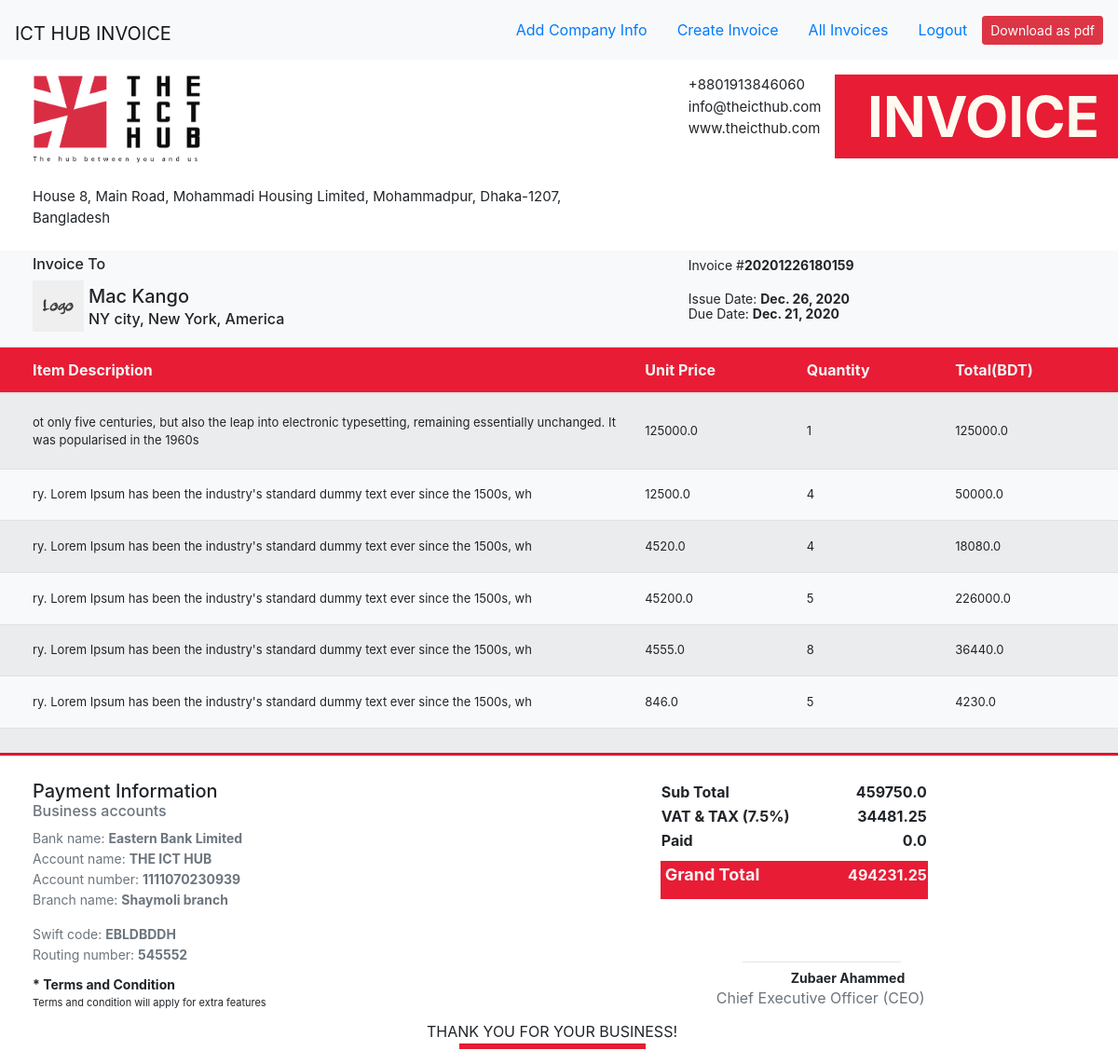
Screenshot of /invoice/view/29 (signed in) with the database file from the repository.
### company/models.py (models this page shows, shortened)
class CompanyInfo(models.Model):
    logo = models.ImageField(upload_to="Company_logo")
    name = models.CharField(max_length=100)
    email = models.EmailField(max_length=200)
    phone = PhoneNumberField(null=False, blank=False, unique=True, max_length=14)
    website = models.CharField(max_length=50)
    address = models.TextField()

class BankInfo(models.Model):
    bank_name = models.CharField(max_length=100)
    account_type = models.CharField(max_length=100)
    account_name = models.CharField(max_length=200)
    account_number = models.IntegerField(null=False, blank=False, unique=True)
    branch_name = models.CharField(max_length=100)
    swift_code = models.CharField(max_length=50)
    routing_number = models.IntegerField(null=False, blank=False, unique=True)

### customer/models.py (models this page shows, shortened)
class InvoiceInfo(models.Model):
    company_id = models.ForeignKey(CustomerCompanyInfo, on_delete=models.CASCADE)
    invoice_number = models.IntegerField(editable=False, unique=True)
    total = models.FloatField(editable=False, blank=True, null=True)
    tax = models.FloatField(editable=False, blank=True, null=True)
    paid = models.FloatField(editable=True, blank=False, default=0)
    grand_total = models.FloatField(editable=False, blank=True, null=True)
    issue_date = models.DateField(auto_now=False, auto_now_add=True)
    due_date = models.DateField(auto_now=False, auto_now_add=False)

class CustomerCompanyInfo(models.Model):
    logo = models.ImageField(upload_to="Customer_company_logo", null=True, blank=True, default='default.jpg')
    name = models.CharField(max_length=100, unique=True)
    address = models.CharField(max_length=200)
    created_on = models.DateTimeField(auto_now=False, auto_now_add=True)

class ProductInfo(models.Model):
    invoice_id = models.ForeignKey(InvoiceInfo, on_delete=models.CASCADE)
    item_name = models.CharField(max_length=200)
    quantity = models.PositiveIntegerField()
    unit_price = models.FloatField()
    sub_total = models.FloatField(editable=False, blank=True, null=True)
    created_on = models.DateTimeField(auto_now=False, auto_now_add=True)

### customer/views.py (the view)
# urls.py: path('invoice/view/<int:id>', views.view_invoice, name='view-invoice'),
def view_invoice(request, id):
    if request.user.is_authenticated:
        owner_company = CompanyInfo.objects.all()[0]
        bank_info = BankInfo.objects.all()[0]
        invoice = InvoiceInfo.objects.get(pk=id)
        product = ProductInfo.objects.all().filter(invoice_id=invoice)
        total = 0
        count = 0
        for prod in product:
            total = total + prod.sub_total
            count = count + 1
        amount = 0.075
        tax = total * amount
        invoice.tax = tax
        invoice.total = total
        net = invoice.total + float(invoice.tax)
        grand_total = float(net) - invoice.paid
        invoice.grand_total = grand_total
        invoice.save()
        count = 7 - count
        context = {
            "owner": owner_company,
            "items": product,
            "bank": bank_info,
            "invoice": invoice,
            "counter": range(count),
        }
        return render(request, 'final.html', context)
    else:
        return HttpResponseNotFound('<h1 style="text-align:center;">You are not eligible to see this page <br> DO '
                                    '<a href="/">LOGIN</a></h1>')

### templates/final.html (shortened to what this page needs)
<!doctype html>
{% load static %}
<html lang="en">
  <head>
    <link rel="stylesheet" href="https://cdn.jsdelivr.net/npm/bootstrap@4.5.3/dist/css/bootstrap.min.css">
  </head>
  <body>
        <nav class="navbar navbar-light bg-light">
              <a href="{% url 'all_invoice' %}" class="navbar-brand mr-auto mt-2">ICT HUB INVOICE</a>
              <a class="nav-link ml-0" href="{% url 'customer-company' %}">Add Company Info</a>
              <a class="nav-link ml-0" href="{% url 'invoice' %}">Create Invoice</a>
              <a class="nav-link ml-0" href="{% url 'all_invoice' %}">All Invoices</a>
              <a class="nav-link ml-0" href="{% url 'logout' %}">Logout</a>
              <button class="btn btn-sm btn-danger" id="download">Download as pdf</button>
        </nav>
    <div id="invoice">
            <div class="row mt-3" style="margin-right:0;">
                <div class="col-md-7" style="padding-left:50px;">
                    <img src="{{ owner.logo.url }}" width="180" height="95" alt="logo">
                    <p style="margin-top:25px;font-size:15px;">{{ owner.address }}</p>
                </div>
                <div class="col-md-5" style="padding-right:0;">
                    <p class="float-right" style="font-size:60px;color:floralwhite;background:#E81C35;
                    font-weight:bold;padding: 0 20px 0 35px; margin-bottom:15px;">INVOICE</p>
                    <p style="margin-left:30px;font-size:15px;">{{ owner.phone }} </p>
                    <p style="margin-left:30px;font-size:15px;margin-top:-15px;">{{ owner.email }}</p>
                    <p style="margin-left:30px;font-size:15px;margin-top:-15px;">{{ owner.website }}</p>
                </div>
            </div>
            <div class="row mt-2" style="margin-right:0;background:#F8F9FA;">
                    <div class="col-md-7" style="padding-left:50px;margin-top:5px;">
                        <h6>Invoice To</h6>
                        <img src="{{ invoice.company_id.logo.url }}" width="55" height="55" alt="logo">
                        <h5 style="margin-left:60px;margin-top:-50px;">{{ invoice.company_id.name }}</h5>
                        <h6 style="margin-bottom:20px;margin-left:60px;margin-top:-5px;">{{ invoice.company_id.address }}</h6>
                    </div>
                    <div class="col-md-5" style="padding-right:0;margin-top:5px;">
                        <p style="margin-left:30px;font-size:14px;margin-bottom:15px;">Invoice #<b>{{ invoice.invoice_number }}</b></p>
                        <p style="margin-left:30px;font-size:14px;">Issue Date: <b>{{ invoice.issue_date }}</b></p>
                        <p style="margin-left:30px;font-size:14px;margin-top:-21px;">Due Date: <b>{{ invoice.due_date }}</b></p>
                    </div>
        <table class="table table-striped new" style="margin:0;">
          <thead style="background:#E81C35;color:whitesmoke;">
            <tr>
              <th style="padding-left:50px;" class="text-left manage">Item Description</th>
              <th>Unit Price</th>
              <th>Quantity</th>
              <th>Total(BDT)</th>
            </tr>
          </thead>
          <tbody>
          {% for item in items %}
            <tr>
              <td style="padding-left:50px;font-size:13px;" class="text-left manage">{{ item.item_name|slice:135 }}</td>
              <td style="font-size:13px;">{{ item.unit_price }}</td>
              <td style="font-size:13px;">{{ item.quantity }}</td>
              <td style="font-size:13px;">{{ item.sub_total }}</td>
            </tr>
            {% endfor %}
            {% for i in counter %}
            <tr>
              <td style="padding-left:50px;" class="text-left manage"></td>
              <td></td>
              <td></td>
              <td></td>
            </tr>
            {% endfor %}
          </tbody>
        </table>
        </div>
 <hr style="height:2px;background:#E81C35;margin-top:-4px;">
            <div class="row" style="margin-right:0;">
                <div class="col-md-7" style="padding-left:50px;margin-top:10px;">
                    <h5>Payment Information</h5>
                    <h6 class="text-muted" style="margin-top:-8px;">{{ bank.account_type }}</h6>
                    <p class="text-muted" style="font-size:14px;">Bank name: <b>{{ bank.bank_name }} </b></p>
                    <p class="text-muted" style="margin-top:-15px;font-size:14px;">Account name: <b> {{ bank.account_name }} </b></p>
                    <p class="text-muted" style="margin-top:-15px;font-size:14px;">Account number: <b>{{ bank.account_number }}</b></p>
                    <p class="text-muted" style="margin-top:-15px;font-size:14px;">Branch name: <b> {{ bank.branch_name }} </b></p>
                    <p class="text-muted" style="font-size:14px;">Swift code: <b> {{ bank.swift_code }} </b></p>
                    <p class="text-muted" style="margin-top:-15px;font-size:14px;">Routing number: <b> {{ bank.routing_number }} </b></p>
                </div>
                <div class="col-md-5" style="padding-right:0;margin-top:10px;">
                    <table class="" style="margin:0;">
                        <tbody>
                            <tr>
                                <td style="font-size:16px;font-weight:bold;">Sub Total</td>
                                <td>&nbsp;&nbsp;&nbsp;&nbsp;&nbsp;&nbsp;&nbsp;&nbsp;&nbsp;&nbsp;&nbsp;&nbsp;&nbsp;</td>
                                <td class="text-right" style="font-size:16px;font-weight:bold;">{{ invoice.total }}</td>
                            </tr>
                            <tr>
                                <td style="font-size:16px;font-weight:bold;">VAT & TAX (7.5%)</td>
                                <td>&nbsp;&nbsp;&nbsp;&nbsp;&nbsp;&nbsp;&nbsp;&nbsp;&nbsp;&nbsp;&nbsp;&nbsp;&nbsp;</td>
                                <td class="text-right" style="font-size:16px;font-weight:bold;">{{ invoice.tax|floatformat:2 }}</td>
                            </tr>
                            <tr>
                                <td style="font-size:16px;font-weight:bold;padding-bottom:10px;">Paid</td>
                                <td>&nbsp;&nbsp;&nbsp;&nbsp;&nbsp;&nbsp;&nbsp;&nbsp;&nbsp;&nbsp;&nbsp;&nbsp;&nbsp;</td>
                                <td class="text-right" style="font-size:16px;font-weight:bold;padding-bottom:10px;">{{ invoice.paid }}</td>
                            </tr>
                            <tr class="wrapper" style="background:#E81C35;color:whitesmoke;">
                                <td style="font-size:18px;font-weight:bold;padding-left:5px;">Grand Total</td>
                                <td>&nbsp;&nbsp;&nbsp;&nbsp;&nbsp;&nbsp;&nbsp;&nbsp;&nbsp;&nbsp;&nbsp;&nbsp;&nbsp;</td>
                                <td class="text-right" style="font-size:16px;font-weight:bold;">{{ invoice.grand_total|floatformat:2 }}</td>
                            </tr>
                        </tbody>
                    </table>
                </div>
            </div>
        <div class="row" style="margin-right:0;">
                <div class="col-md-7" style="padding-left:50px;margin-top:-5px;">
                    <p style="font-size:14px;font-weight:bold;">* Terms and Condition</p>
                    <p style="font-size:11px;margin-top:-15px;">Terms and condition will apply for extra features</p>
                </div>
                <div class="col-md-5" style="padding-right:0;margin-top:-35px;">
                    <hr style="width:170px;margin-left:88px;">
                    <p style="font-size:14px;margin-left:140px;font-weight:bold;margin-top:-10px;">Zubaer Ahammed</p>
                    <p style="font-size:16px;margin-left:60px;margin-top:-17px;" class="text-muted">Chief Executive Officer (CEO)</p>
                </div>
            </div>
    <div class="row" style="margin-right:0;margin-top:-5px;">
        <div class="col-md-12 text-center">
            <p>THANK YOU FOR YOUR BUSINESS!</p>
            <hr style="height:5px;width:200px;background:#E81C35;margin-top:-15px;">
        </div>
    </div>
</div>
  </body>
</html>

### templates/final.html (style rules this page uses)
.table td, .table th { padding: .75rem; vertical-align: middle!important; border-top: 1px solid #dee2e6; }
tr.wrapper { position: relative; }
tr.wrapper::after { position: absolute; top: 41%; right: 0; width: 100%; height: 29px; background: #E81C35; content: ""; z-index: -1; }
table.table.table-striped.new { height: 440px!important; }
.manage { max-width:400px; }

### rows the page displays
CompanyInfo: logo (picture), address "House 8, Main Road, Mohammadi Housing Limited, Mohammadpur, Dhaka-1207, Bangladesh", phone "+8801913846060", email "info@theicthub.com", website "www.theicthub.com"
InvoiceInfo: company_id.logo (placeholder picture), company_id.name "Mac Kango", company_id.address "NY city, New York, America", invoice_number "20201226180159", issue_date "Dec. 26, 2020", due_date "Dec. 21, 2020", total "459750.0", tax "34481.25", paid "0.0", grand_total "494231.25"
ProductInfo: item_name "ot only five centuries, but also the leap into electronic typesetting, remaining essentially unchanged. It was popularised in the 1960s", unit_price "125000.0", quantity "1", sub_total "125000.0"
ProductInfo: item_name "ry. Lorem Ipsum has been the industry's standard dummy text ever since the 1500s, wh", unit_price "12500.0", quantity "4", sub_total "50000.0"
ProductInfo: item_name "ry. Lorem Ipsum has been the industry's standard dummy text ever since the 1500s, wh", unit_price "4520.0", quantity "4", sub_total "18080.0"
ProductInfo: item_name "ry. Lorem Ipsum has been the industry's standard dummy text ever since the 1500s, wh", unit_price "45200.0", quantity "5", sub_total "226000.0"
ProductInfo: item_name "ry. Lorem Ipsum has been the industry's standard dummy text ever since the 1500s, wh", unit_price "4555.0", quantity "8", sub_total "36440.0"
ProductInfo: item_name "ry. Lorem Ipsum has been the industry's standard dummy text ever since the 1500s, wh", unit_price "846.0", quantity "5", sub_total "4230.0"
BankInfo: account_type "Business accounts", bank_name "Eastern Bank Limited", account_name "THE ICT HUB", account_number "1111070230939", branch_name "Shaymoli branch", swift_code "EBLDBDDH", routing_number "545552"
